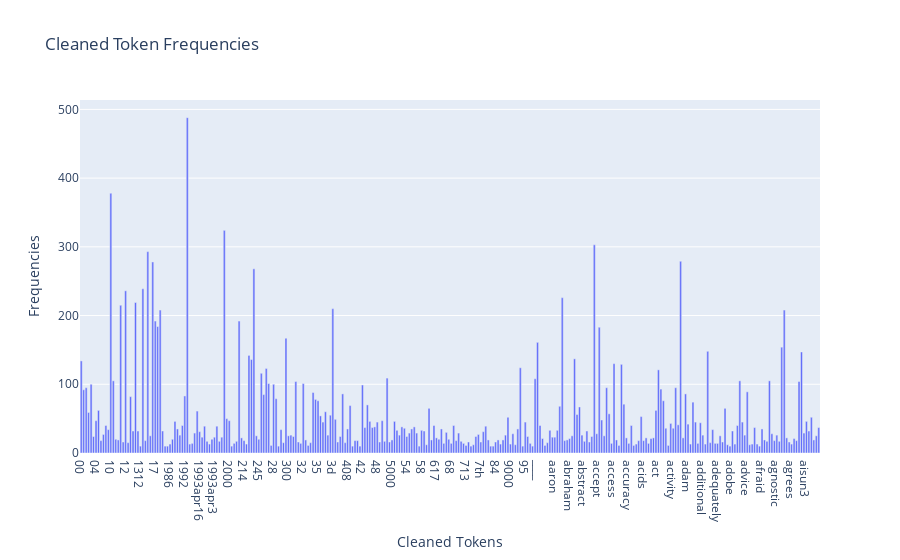

The notebook cell saved with this chart:
### Markdown cell above
### >>> **Exercise 13 (take home):** 
The chart above only contains 300 vocabulary in the documents, and it's already computationally intensive to both compute and visualize. Can you efficiently reduce the number of terms you want to visualize as an exercise.

### Code cell
# Answer here
"""
- I will remove stop words and words that only appear in a few documents or in too many
- As observed in the sorted heatmap, if I dont eliminate this, the stopwords will dominate the most frequent tokens
- Will Drop words that only appear in more or in 10 documents and words that appear too often.
"""
count_vect_cleaned = CountVectorizer(stop_words="english",  # remove built-in English stopwords
    min_df=10,              # keep words in >=10 docs
    max_df=0.90             # drop words that appear too often across docs
)


X_counts_clean = count_vect_cleaned.fit_transform(X.text) #learn the vocabulary and return document-term matrix

if (X_counts_clean.shape)<(X_counts.shape):
    print("---------|The cleaned version has less features, as expected|---------")
    term_frequencies_clean = np.asarray(X_counts_clean.sum(axis=0))[0]
    g = px.bar(x=count_vect_cleaned.get_feature_names_out()[:300], 
                y=term_frequencies_clean[:300],title="Cleaned Token Frequencies",labels = {"x":"Cleaned Tokens","y":"Frequencies"})
    g.show()

"""
- I still plotted only 300 but now is visually better and we get more relevant tokens.
"""

### Figure 1 — Plotly figure (JSON) as saved in the notebook; plotly's stock layout.template omitted (floating-point values rounded to 4 significant figures; data arrays with more than 128 entries replaced by an {"elided": "..."} marker saying what was removed)
{"data": [{"hovertemplate": "Cleaned Tokens=%{x}<br>Frequencies=%{y}<extra></extra>", "legendgroup": "", "marker": {"color": "#636efa", "pattern": {"shape": ""}}, "name": "", "orientation": "v", "showlegend": false, "textposition": "auto", "type": "bar", "x": {"elided": "300 str values"}, "xaxis": "x", "y": {"elided": "300 int values"}, "yaxis": "y"}], "layout": {"barmode": "relative", "legend": {"tracegroupgap": 0}, "title": {"text": "Cleaned Token Frequencies"}, "xaxis": {"anchor": "y", "domain": [0, 1], "title": {"text": "Cleaned Tokens"}}, "yaxis": {"anchor": "x", "domain": [0, 1], "title": {"text": "Frequencies"}}}}
